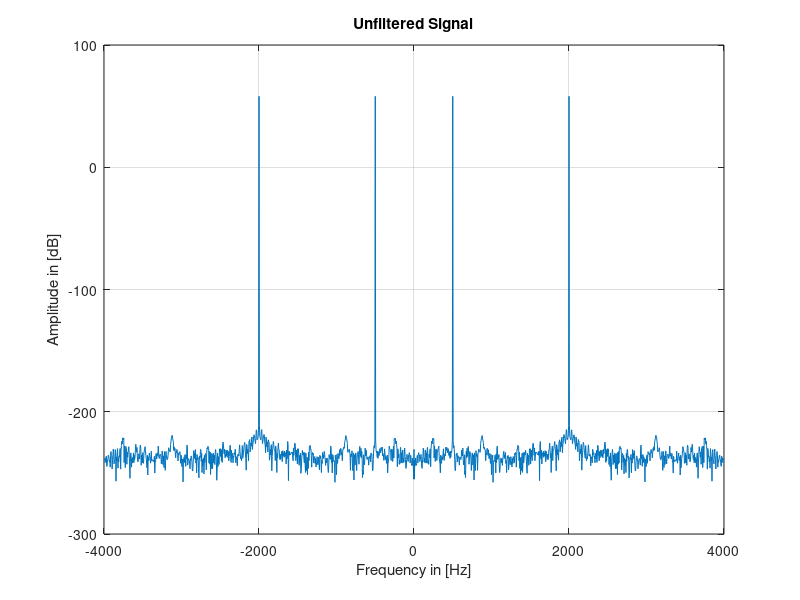

This figure's MATLAB source:
clear all;
close all;
clc;

Fs = 8e3;
F1 = 500;
F2 = 2e3;

t = 0:1/Fs:0.2-1/Fs;

x1 = cos(2*pi*F1*t);
x2 = cos(2*pi*F2*t);
x3 = x1 + x2;

Nfft = length(x3);
f = (-Nfft/2:Nfft/2-1)*Fs/Nfft;

X1 = fft(x1,Nfft);
X2 = fft(x2,Nfft);
X3 = fft(x3,Nfft);

figure
plot(f,20*log10(abs(fftshift(X3))))
xlabel('Frequency in [Hz]')
ylabel('Amplitude in [dB]')
grid on
title('Unfiltered Signal')

